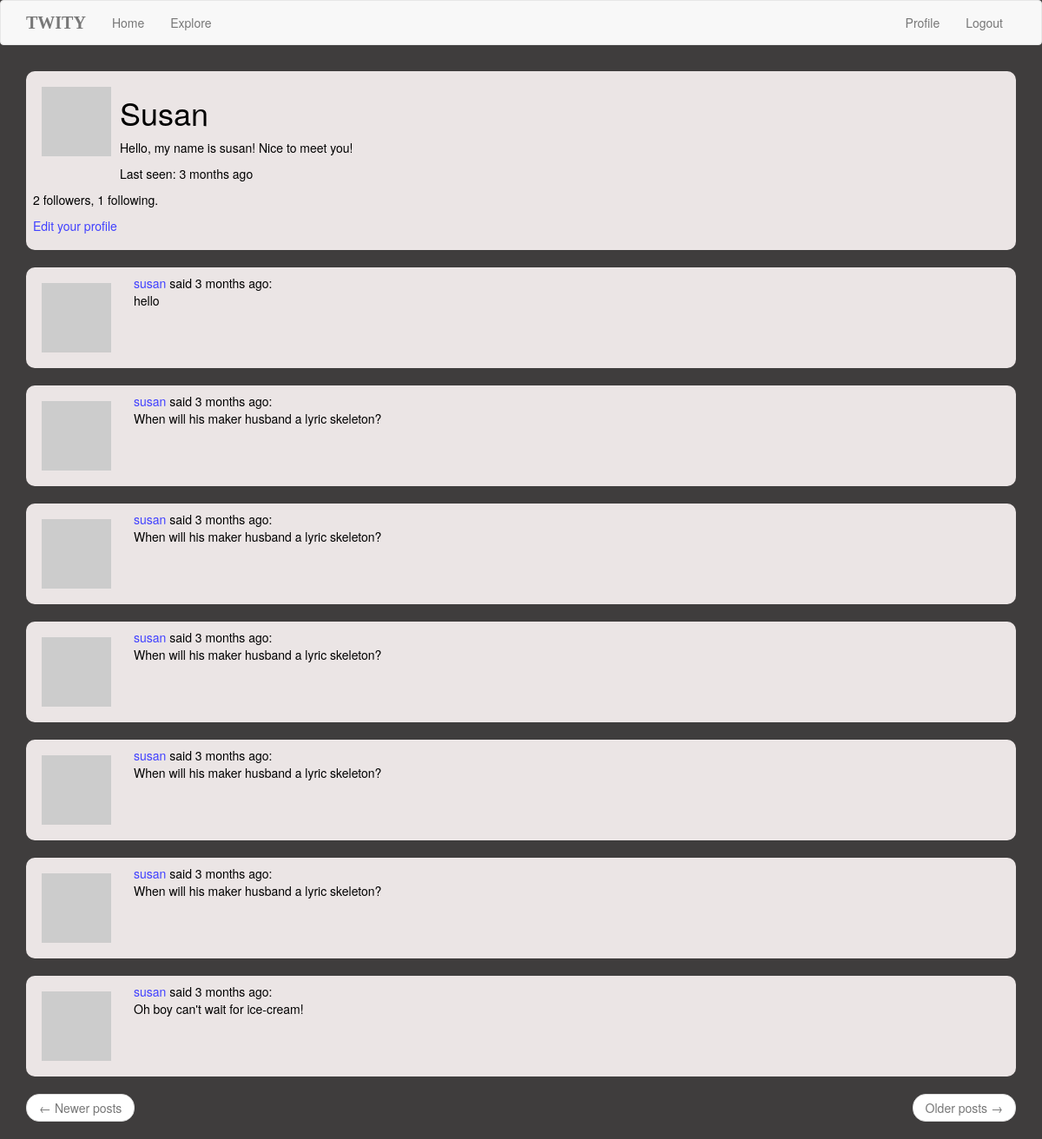
Page /user/susan (signed in) on the committed database.
### app/models.py (models this page shows, shortened)
class User(UserMixin, db.Model):
    id = db.Column(db.Integer, primary_key=True)
    username = db.Column(db.String(64), index=True, unique=True)
    email = db.Column(db.String(120), index=True, unique=True)
    password_hash = db.Column(db.String(128))
    posts = db.relationship('Post', backref='author', lazy='dynamic')
    about_me = db.Column(db.String(140))
    last_seen = db.Column(db.DateTime, default=datetime.utcnow)
    followed = db.relationship(
        'User', secondary=followers,
        primaryjoin=(followers.c.follower_id == id),
        secondaryjoin=(followers.c.followed_id == id),
        backref=db.backref('followers', lazy='dynamic'), lazy='dynamic')
    def avatar(self, size):
        digest = md5(self.email.lower().encode('utf-8')).hexdigest()
        return 'https://www.gravatar.com/avatar/{}?d=identicon&s={}'.format(
            digest, size)

class Post(db.Model):
    id = db.Column(db.Integer, primary_key=True)
    body = db.Column(db.String(140))
    timestamp = db.Column(db.DateTime, index=True, default=datetime.utcnow)
    user_id = db.Column(db.Integer, db.ForeignKey('user.id'))

### app/routes.py (the view)
@app.route('/user/<username>')
@login_required
def user(username):
    user = User.query.filter_by(username=username).first_or_404()
    page = request.args.get('page', 1, type=int)
    posts = user.posts.order_by(Post.timestamp.desc()).paginate(
        page, app.config['POSTS_PER_PAGE'], False)
    next_url = url_for('user', username=user.username, page=posts.next_num) \
        if posts.has_next else None
    prev_url = url_for('user', username=user.username, page=posts.prev_num) \
        if posts.has_prev else None
    return render_template('user.html', user=user, posts=posts.items,
                           next_url=next_url, prev_url=prev_url)

### app/models.py (called while the page is built)
@login.user_loader
def load_user(id):
    return User.query.get(int(id))

### app/routes.py (called while the page is built)
@app.before_request
def before_request():
    if current_user.is_authenticated:
        current_user.last_seen = datetime.utcnow()
        db.session.commit()

### app/templates/user.html
{% extends "base.html" %}
{% block app_content %}
    <table class="table">
        <tr>
            <td>
                <img src="{{ user.avatar(236) }}">
                <h1>{{ user.username }}</h1>
                {% if user.about_me %}<p>{{ user.about_me }}</p>{% endif %}
                {% if user.last_seen %}<p>Last seen: {{moment(user.last_seen).fromNow()}}</p>{% endif %}
                <p>{{ user.followers.count() }} followers, {{ user.followed.count() }} following.</p>
                {% if user == current_user %}
                <p><a href="{{ url_for('edit_profile') }}">Edit your profile</a></p>
                {% elif not current_user.is_following(user) %}
                <p><a href="{{ url_for('follow', username=user.username) }}">Follow</a></p>
                {% else %}
                <p><a href="{{ url_for('unfollow', username=user.username) }}">Unfollow</a></p>
                {% endif %}
            </td>
        </tr>
    </table>
    {% for post in posts %}
        {% include '_post.html' %}
    {% endfor %}
    <nav aria-label="...">
        <ul class="pager">
            <li class="previous{% if not prev_url %} disabled{% endif %}">
                <a href="{{ prev_url or '#' }}">
                    <span aria-hidden="true">&larr;</span> Newer posts
                </a>
            </li>
            <li class="next{% if not next_url %} disabled{% endif %}">
                <a href="{{ next_url or '#' }}">
                    Older posts <span aria-hidden="true">&rarr;</span>
                </a>
            </li>
        </ul>
    </nav>
{% endblock %}

### app/templates/_post.html
<a href="{{ url_for('user', username=post.author.username) }}">
    <table class="table">
        <tr>
            <td width="70px">
                    <img src="{{ post.author.avatar(70) }}" />
            </td>
            <td>
                <a href="{{ url_for('user', username=post.author.username) }}">
                    {{ post.author.username }}
                </a>
                said {{ moment(post.timestamp).fromNow() }}:
                <br>
                {{ post.body }}
            </td>
        </tr>
    </table>
</a>

### app/static/mystyle.css (style rules this page uses)
html body { background-color: #3f3d3d; background-repeat: no-repeat; color: white; Opacity: 100; }
table { background-color: rgb(235, 229, 229); color: black; -moz-border-radius:10px; -webkit-border-radius:10px; border-radius:10px; margin-top: 10px; border-style: hidden; }
table tr:last-child td:first-child { border-bottom-left-radius: 10px; }
table tr:last-child td:last-child { border-bottom-right-radius: 10px; }
a { color: rgb(65, 65, 255); text-decoration: none; }
a:link { text-decoration: none; }
img { float: left; margin: 10px; }
h1 { text-transform: capitalize; }

### rows in the picture
User: username "Susan", about_me "Hello, my name is susan! Nice to meet you!", last_seen "3 months ago"
Post: author.username "susan", timestamp "3 months ago", body "hello"
Post: author.username "susan", timestamp "3 months ago", body "When will his maker husband a lyric skeleton?"
Post: author.username "susan", timestamp "3 months ago", body "When will his maker husband a lyric skeleton?"
Post: author.username "susan", timestamp "3 months ago", body "When will his maker husband a lyric skeleton?"
Post: author.username "susan", timestamp "3 months ago", body "When will his maker husband a lyric skeleton?"
Post: author.username "susan", timestamp "3 months ago", body "When will his maker husband a lyric skeleton?"
Post: author.username "susan", timestamp "3 months ago", body "Oh boy can't wait for ice-cream!"

### other values in the picture
{{ user.followers.count() }} "2"
{{ user.followed.count() }} "1"
